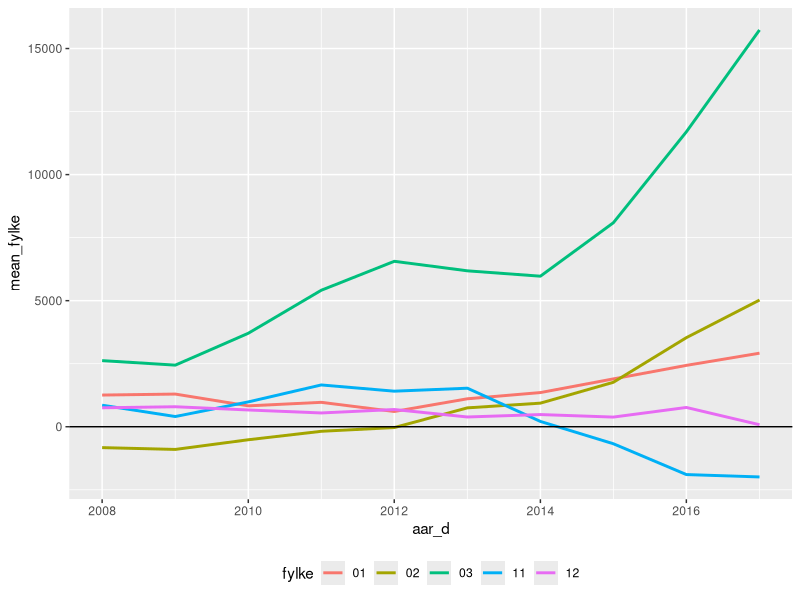

Reproduce this figure in R. (Note: this script raises an error after producing the figure.)
## ---- chunk 1
suppressPackageStartupMessages({
library(tidyverse)
library(lubridate)
library(modelr)
library(broom)
library(lmtest)
library(sandwich)
library(viridis)
})
## ---- chunk 2
pm2 <- read_csv("data/pm2.csv", show_col_types = FALSE)
## ---- chunk 3
pm2 <- pm2 %>% 
  mutate(
    fnr = str_sub(knr, 1,2),
    aar_f = str_sub(aar)
  )
## ---- chunk 4
head(pm2)
## ---- chunk 5
pm2 %>% 
  mutate(
    fnr = parse_factor(fnr, levels = fnr),
    aar_f = parse_factor(aar_f, levels = aar_f)
  )
## ---- chunk 6
pm2 <- pm2 %>% 
  mutate(
    Trade_pc_100K = Trade_p/100000
  ) 
## ---- chunk 7
head(pm2, n = 4)
## ---- chunk 8
mod1 <- 'pm2 ~ aar_f + Total_ya_p + inc_k1 + inc_k5 + uni_k_mf + uni_l_mf + Trade_pc_100K'
## ---- chunk 9
lm1 <- lm(mod1, data = pm2, subset = complete.cases(pm2))
## ---- chunk 10
summary(lm1)
## ---- chunk 11
pm2 %>% 
  add_residuals(lm1)
head(pm2, n = 4)
## ---- chunk 12
bptest(lm1)
## ---- chunk 13
coeftest(lm1)
## ---- chunk 14
vcovHC(lm1)
## ---- chunk 15
pm2 <- pm2 %>% 
  add_residuals(lm1)
## ---- chunk 16
pm2 <- pm2 %>%
  mutate(aar_d = make_date(aar))
## ---- chunk 17
pm2 <- pm2 %>%
  mutate(fylke = substr(knr, start = 1, stop = 2)) 
## ---- chunk 18
pm2 %>%
  filter(fylke %in% c("01", "02", "03", "11", "12")) %>% 
  unnest(c(fylke)) %>%
  group_by(fylke, aar_d) %>%
  summarize(mean_fylke = mean(resid)
            ) %>% 
  ggplot(aes(x = aar_d, y = mean_fylke, colour = fylke)) +
  geom_line(lwd=1) +
  theme(legend.position = "bottom")+
  geom_hline(yintercept = 0, colour = "black")

## ---- chunk 19
mod2 <- 'pm2 ~ aar_f*fnr + Total_ya_p + inc_k1 + inc_k5 + uni_k_mf + uni_l_mf + Trade_pc_100K'

lm2 <- lm(mod2, data = pm2)

summary(lm2)
## ---- chunk 20
pm2 <- pm2 %>%
  mutate(res_m2 = resid(lm2))
## ---- chunk 21
pm2 %>% filter(fnr %in% c("01", "02", "04", "11", "12")) %>%
ggplot(mapping = aes(x = aar_d, y = res_m2)) +
geom_line(aes(group = knavn)) +
scale_size_manual(values = c(seq(2.0, 0.5, by = -0.1))) +
geom_hline(yintercept = 0) +
theme(legend.position = 'bottom') +
  facet_wrap(~fylke)
## ---- chunk 22
pm2 %>% filter(fnr %in% c("11")) %>%
ggplot(mapping = aes(x = aar_d, y = res_m2)) +
scale_color_viridis(discrete = TRUE, option = "D") +
geom_line(aes(group = knavn, colour = knavn, size =knavn)) +
scale_size_manual(values = c(seq(2.0, 0.5, by = -0.1))) +
geom_hline(yintercept = 0) +
theme(legend.position = 'bottom')
## ---- chunk 23
pm2 %>% filter(knr %in% c("1119", "1120", "1127", "1121", "1130", "1135", "1106", "1149")) %>%
ggplot(mapping = aes(x = aar_d, y = res_m2)) +
scale_color_viridis(discrete = TRUE, option = "H") +
geom_line(aes(group = knavn, colour = knavn, size =knavn)) +
scale_size_manual(values = c(seq(2.0, 0.5, by = -0.1))) +
geom_hline(yintercept = 0) +
theme(legend.position = 'bottom')
## ---- chunk 24
pm2_n <- pm2 %>% 
  # Velg først variablene så groupd mht. aar_d (date objektet)
  #group_by(aar) %>%
  # lagt til aar_d som vi trenger nedenfor
  select(pm2, fnr, knr, aar, aar_f, aar_d, Menn_ya_p, Kvinner_ya_p, Total_ya_p, inc_k1, inc_k5, uni_k_mf, uni_l_mf, Trade_pc_100K) %>% 
  group_by(aar_d) %>% 
  nest()
## ---- chunk 25
pm2_n
## ---- chunk 26
pm2_n$data[[1]] %>%
head(n = 5)
## ---- chunk 27
dim(pm2_n)
## ---- chunk 28
# Må bruke argumentet i funksjonen. Her vil R lete etter et objekt
# i global som heter pm2. Finner det og bruker dette samme hva dere sender
# inn i funksjonen
kom_model <- function(a_df) {
  lm(pm2 ~ fnr + Total_ya_p + inc_k1 + inc_k5 + uni_k_mf + uni_l_mf + Trade_pc_100K, 
     #data = pm2
     data = a_df
     )
}
## ---- chunk 29
pm2_n <- pm2_n %>% 
  mutate(
    model = map(data, .f = kom_model)
    ) 
## ---- chunk 30
# kom_model(pm2_n$aar) %>% 
#   summary()
pm2_n %>% 
  filter(aar_d == "2008-01-01") %>% 
  .$model %>% 
  .[[1]] %>% 
  summary()
## ---- chunk 31
mod_sum <- pm2_n %>% 
  # unødvendig siden bare disse årene vi har
  # filter(aar %in% c("2008", "2009", "2010", "2011", "2012", 
  #                   "2013", "2014", "2015", "2016", "2017")) %>% 
  mutate(
    mod_summary = map(.x = model, .f = glance)
    ) %>% 
  unnest(mod_summary) %>% 
  print()
## ---- chunk 32
coef_df <- mod_sum$model %>% 
  map_df(1) %>% 
  # vi trenger ikke endre til tibble, bare legge resultatet i en tibble
  tibble()
